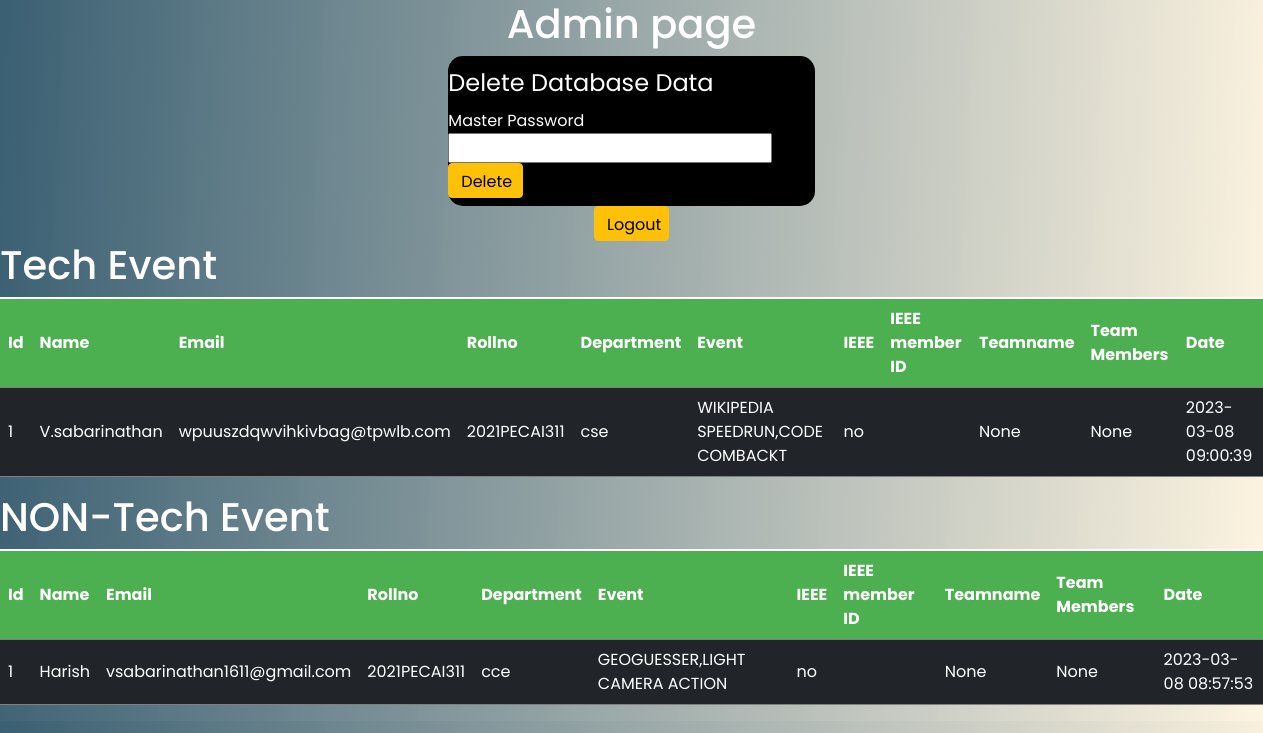
The page /admin (signed in) on the database its author committed.
### website/models.py (models this page shows)
class Tech_register(db.Model):
    id = db.Column(db.Integer, primary_key=True)
    name=db.Column(db.String(100))
    email = db.Column(db.String(150))
    rollno=db.Column(db.String(100),unique=True)
    dept=db.Column(db.String(100))
    ieee=db.Column(db.String(10))
    i3emid= db.Column(db.String(100))
    event=db.Column(db.String(100))
    teamid=db.Column(db.Integer)
    teamname=db.Column(db.String(500))
    team_members=db.Column(db.String(500))
    date = db.Column(db.DateTime(timezone=True), default=func.now())

class Non_register (db.Model):
    id = db.Column(db.Integer, primary_key=True)
    name=db.Column(db.String(100))
    email = db.Column(db.String(150))
    rollno=db.Column(db.String(100),unique=True)
    dept=db.Column(db.String(100))
    ieee=db.Column(db.String(10))
    i3emid=db.Column(db.String(10))
    event=db.Column(db.String(100))
    teamid=db.Column(db.Integer)
    teamname=db.Column(db.String(500))
    team_members=db.Column(db.String(500))
    date = db.Column(db.DateTime(timezone=True), default=func.now())

### website/views.py (the view)
@views.route('/admin', methods=['GET', 'POST'])
@login_required
def admin():
    if (current_user.admin == True):
        tech = Tech_register.query.order_by(Tech_register.date)
        non_tech = Non_register.query.order_by(Non_register.date)
        print("wrh")
    else:
        return redirect(url_for('auth.login'))
    return render_template("admin.html", tech=tech, non_tech=non_tech)

### website/templates/admin.html (shortened to what this page needs)
<!DOCTYPE html>
<html lang="en">
<head>
    <link
  rel="stylesheet"
  href="https://cdnjs.cloudflare.com/ajax/libs/font-awesome/6.0.0-beta3/css/all.min.css"
/>
<link rel="stylesheet" href="/static/css/admin.css">
<link href="https://cdn.jsdelivr.net/npm/bootstrap@5.1.3/dist/css/bootstrap.min.css" rel="stylesheet"
integrity="sha384-1BmE4kWBq78iYhFldvKuhfTAU6auU8tT94WrHftjDbrCEXSU1oBoqyl2QvZ6jIW3">
</head>
<body>
  <h1>Admin page</h1>
<div class="top">
   <legend>Delete Database Data</legend>
  <form method="post" action="{{url_for('views.delete')}}">
    <label for="password">Master Password</label>
    <input name="pass" type="password">
    <button class="btn btn-warning" type="submit">Delete</button>
  </form>
</div>
<a class="btn btn-warning" href="{{url_for('auth.logout')}}">Logout</a>
<div class="table table-dark table-striped">
    <h1>Tech Event</h1>
    <table>
      <tr>
        <th>Id</th>
        <th>Name</th>
        <th>Email</th>
        <th>Rollno</th>
        <th>Department</th>
        <th>Event</th>
        <th>IEEE</th>
        <th>IEEE member ID</th>
        <th>Teamname</th>
        <th>Team Members</th>
        <th>Date</th>
      </tr>
      <tbody>
        {% for tech in tech %}
        <tr>
          <td>{{tech.id}}</td>
          <td>{{tech.name}}</td>
          <td>{{tech.email}}</td>
          <td>{{tech.rollno}}</td>
          <td>{{tech.dept}}</td>
          <td>{{tech.event}}</td>
          <td>{{tech.ieee}}</td>
          <td>{{tech.i3emid}}</td>
          <td>{{tech.teamname}}</td>
          <td>{{tech.team_members}}</td>
          <td>{{tech.date}}</td>
        </tr>
        {%endfor%}
      </tbody>
    </table>
</div>
<div class="table table-dark table-striped">
    <h1>NON-Tech Event</h1>
    <table>
      <tr>
        <th>Id</th>
        <th>Name</th>
        <th>Email</th>
        <th>Rollno</th>
        <th>Department</th>
        <th>Event</th>
        <th>IEEE</th>
        <th>IEEE member ID</th>
        <th>Teamname</th>
        <th>Team Members</th>
        <th>Date</th>
      </tr>
      <tbody>
        {% for non_tech in non_tech %}
        <tr>
          <td>{{non_tech.id}}</td>
          <td>{{non_tech.name}}</td>
          <td>{{non_tech.email}}</td>
          <td>{{non_tech.rollno}}</td>
          <td>{{non_tech.dept}}</td>
          <td>{{non_tech.event}}</td>
          <td>{{non_tech.ieee}}</td>
          <td>{{non_tech.i3emid}}</td>
          <td>{{non_tech.teamname}}</td>
          <td>{{non_tech.team_members}}</td>
          <td>{{non_tech.date}}</td>
        </tr>
        {%endfor%}
      </tbody>
    </table>
</div>
</body>
</html>

### website/static/css/admin.css (style rules this page uses)
* { margin: 0; box-sizing: border-box; font-family: 'Poppins', sans-serif; }
body { background: linear-gradient(273deg, #fdf0d5ba, #003049c4); display: flex; flex-direction: column; flex-wrap: wrap; align-content: center; align-items: center; }
a { width: 35px; height: 25px; color: black; background-color: aqua; }
h1 { color: #fff; font-size: 20px; }
.btn-warning { color: #000; background-color: #ffc107; border-color: #ffc107; width: 75px; height: 35px; }
.top { width: 29%; color: #fff; height: 150px; display: flex; flex-wrap: wrap; background: #000; border-radius: 15px; align-content: center; justify-content: center; align-items: center; }
table { border-collapse: collapse; width: 100%; }
th, td { text-align: left; padding: 8px; }
th { background-color: #4caf50; color: white; }

### rows shown on the page
Tech_register: id "1", name "V.sabarinathan", email "wpuuszdqwvihkivbag@tpwlb.com", rollno "2021PECAI311", dept "cse", event "WIKIPEDIA SPEEDRUN,CODE COMBACKT", ieee "no", teamname "None", team_members "None", date "2023-03-08 09:00:39"
Non_register: id "1", name "Harish", email "vsabarinathan1611@gmail.com", rollno "2021PECAI311", dept "cce", event "GEOGUESSER,LIGHT CAMERA ACTION", ieee "no", teamname "None", team_members "None", date "2023-03-08 08:57:53"
